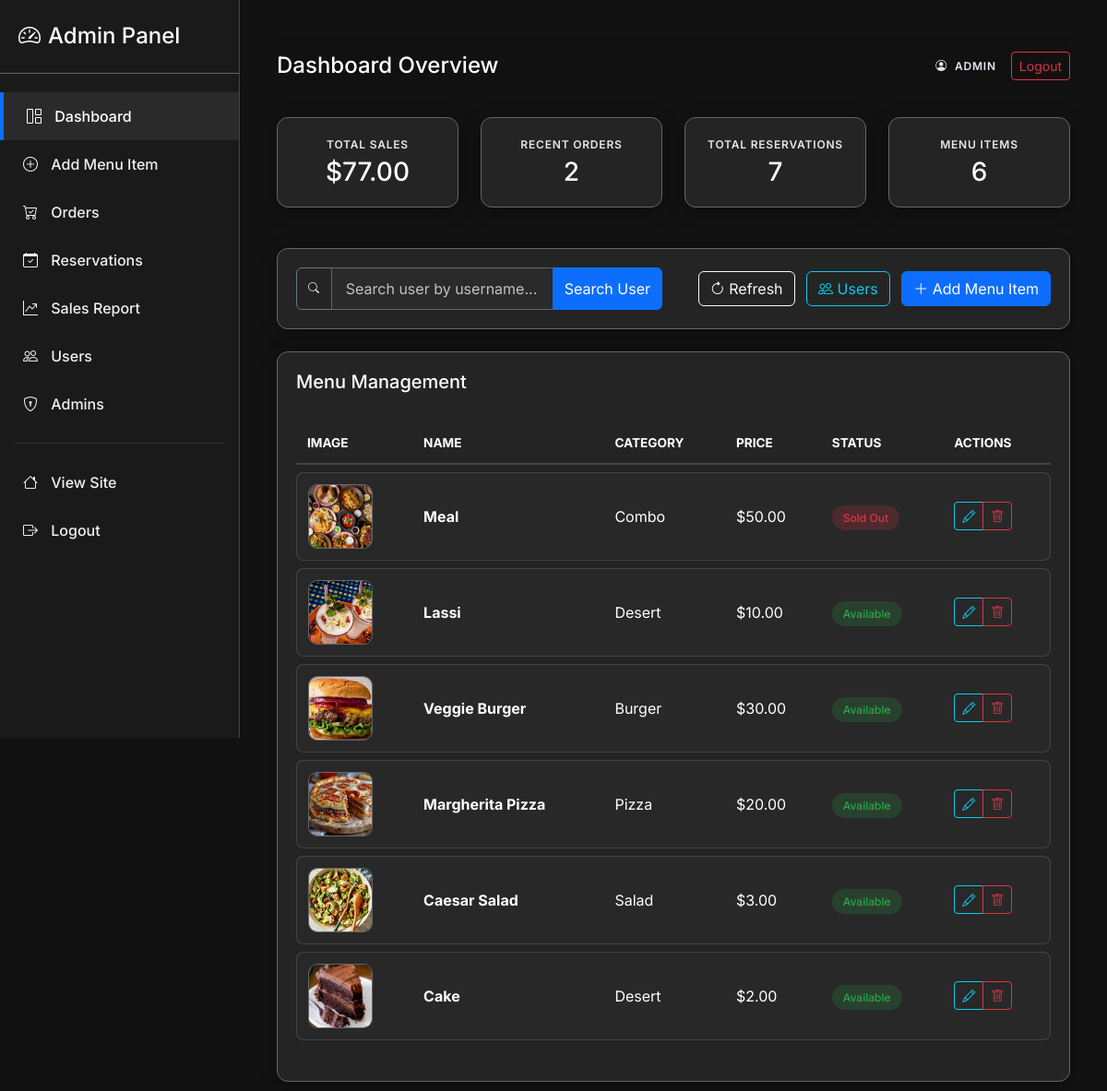
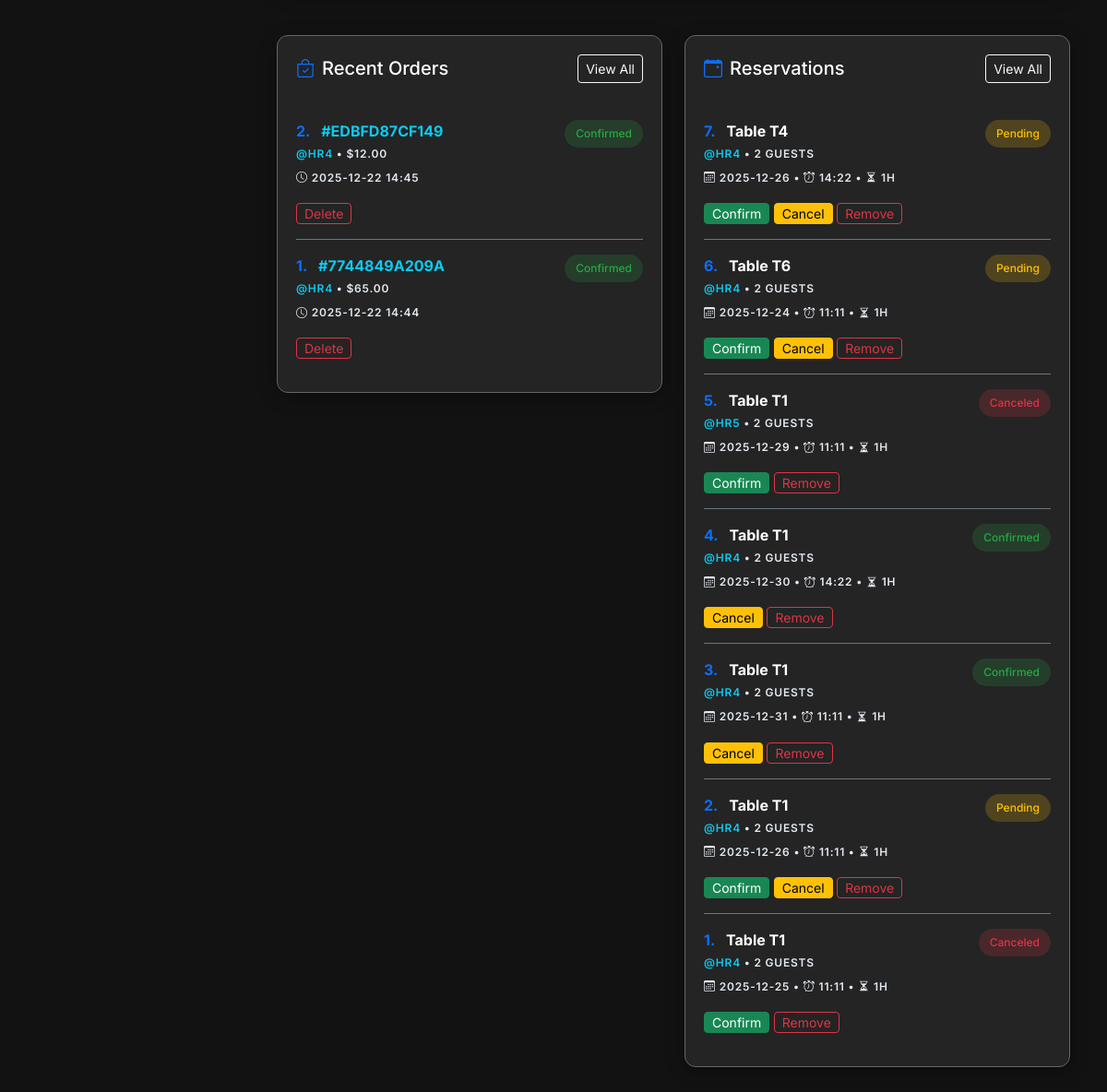
Page /admin (signed in) on the earlier database version (2 pictures, top to bottom).
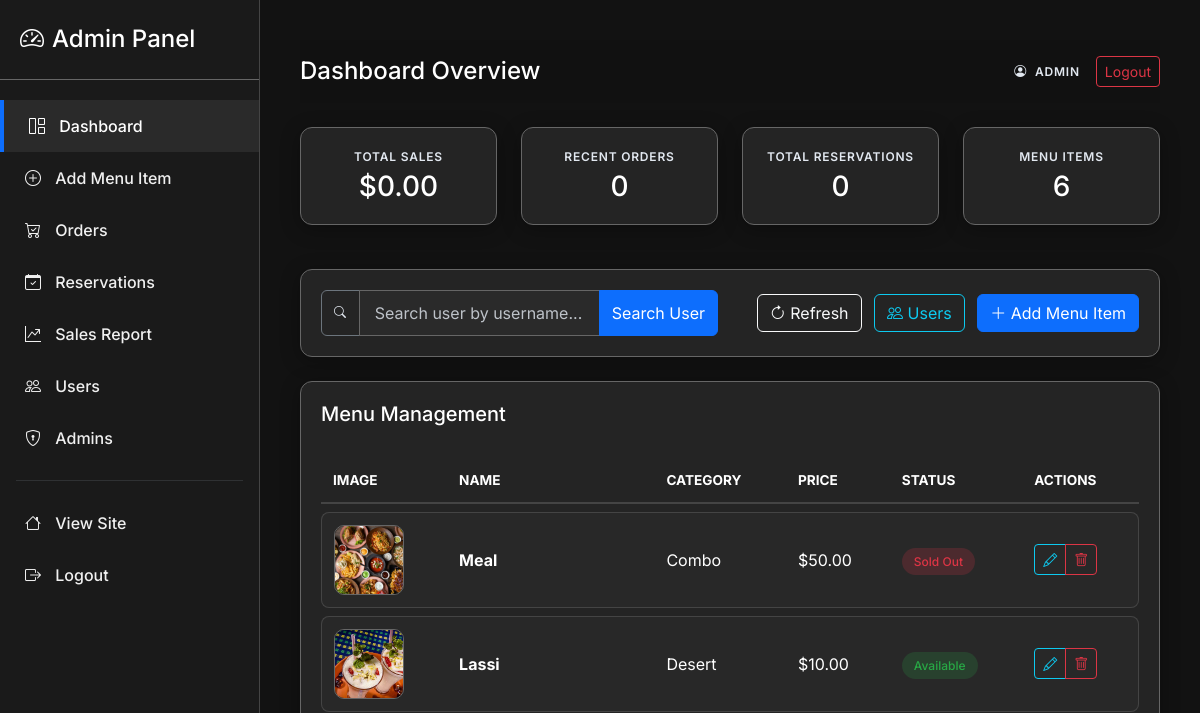
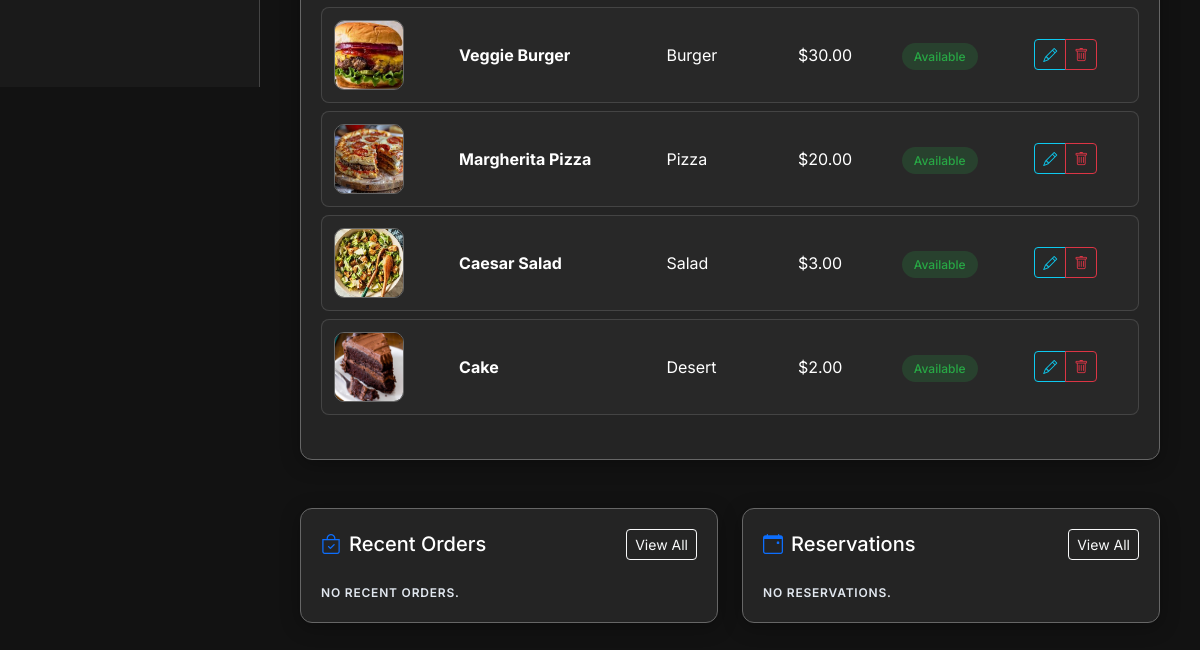
Same page on the later database version (2 pictures, top to bottom).
### app.py (models this page shows, shortened)
class MenuItem(db.Model):
    id = db.Column(db.Integer, primary_key=True)
    name = db.Column(db.String(150), nullable=False)
    price = db.Column(db.Float, nullable=False, default=0.0)
    category = db.Column(db.String(100), nullable=True)
    ingredients = db.Column(db.String(400), nullable=True)
    availability = db.Column(db.Boolean, default=True)  # NOTE: matches templates
    image = db.Column(db.String(300), nullable=True)
    ratings = db.relationship('Rating', backref='menu_item', lazy=True, cascade="all, delete-orphan")
    def get_average_rating(self):
        if not self.ratings:
            return 0
        return round(sum(r.score for r in self.ratings) / len(self.ratings), 1)

class Order(db.Model):
    id = db.Column(db.Integer, primary_key=True)
    unique_order_number = db.Column(db.String(12), unique=True, nullable=False, default=lambda: str(uuid.uuid4().hex[:12]).upper())
    user_id = db.Column(db.Integer, db.ForeignKey('user.id'), nullable=False)
    items = db.Column(db.Text, nullable=False)
    total = db.Column(db.Float, nullable=False)
    status = db.Column(db.String(50), default='Placed')
    phone = db.Column(db.String(50), nullable=False)
    address_district = db.Column(db.String(100), nullable=False)
    address_city = db.Column(db.String(100), nullable=False)
    address_street = db.Column(db.String(255), nullable=False)
    created_at = db.Column(db.DateTime, default=datetime.utcnow)
    items_parsed = db.Column(db.PickleType)

class User(db.Model):
    id = db.Column(db.Integer, primary_key=True)
    username = db.Column(db.String(120), unique=True, nullable=False)
    member_id = db.Column(db.String(20), unique=True) # Custom ID
    email = db.Column(db.String(200), unique=True)
    password = db.Column(db.String(255), nullable=False)
    full_name = db.Column(db.String(200))
    phone = db.Column(db.String(50))
    address_district = db.Column(db.String(100))
    address_city = db.Column(db.String(100))
    address_street = db.Column(db.String(200))
    profile_image = db.Column(db.String(200))  # image filename
    reset_token = db.Column(db.String(100), nullable=True)
    reset_token_expiry = db.Column(db.DateTime, nullable=True)
    is_admin = db.Column(db.Boolean, default=False)
    email_verified = db.Column(db.Boolean, default=False)
    email_verification_code = db.Column(db.String(10), nullable=True)
    created_at = db.Column(db.DateTime, default=datetime.utcnow)
    orders = db.relationship('Order', backref='user', lazy=True)
    reservations = db.relationship('Reservation', backref='user', lazy=True)

class Reservation(db.Model):
    id = db.Column(db.Integer, primary_key=True)
    unique_reservation_number = db.Column(db.String(12), unique=True, nullable=False, default=lambda: str(uuid.uuid4().hex[:12]).upper())
    user_id = db.Column(db.Integer, db.ForeignKey('user.id'), nullable=False)
    date = db.Column(db.String(50), nullable=False)
    time = db.Column(db.String(50), nullable=False)  # Start time (HH:MM)
    duration = db.Column(db.Integer, nullable=False)  # Duration in hours
    guests = db.Column(db.Integer, nullable=False)
    table_no = db.Column(db.String(50), nullable=False)
    status = db.Column(db.String(20), default="Pending")
    created_at = db.Column(db.DateTime, default=datetime.utcnow)

### app.py (the view)
@app.route('/admin')
@admin_required
def admin_index():
    items = MenuItem.query.order_by(MenuItem.id.desc()).all()
    orders = Order.query.order_by(Order.created_at.desc()).all()
    reservations = Reservation.query.order_by(Reservation.created_at.desc()).all()
    for o in orders:
        try:
            o.items_parsed = json.loads(o.items)
        except:
            o.items_parsed = []
    total_sales = db.session.query(db.func.sum(Order.total)).scalar() or 0
    return render_template('admin/index.html', items=items, orders=orders, reservations=reservations, total_sales=total_sales)

### templates/admin/index.html (shortened to what this page needs)
{% extends 'admin/admin_base.html' %}
{% block admin_title %}Dashboard Overview{% endblock %}
{% block content %}
<div class="row g-4 mb-4">
  <div class="col-md-3">
    <div class="glass-card text-center">
      <div class="text-muted small mb-1">Total Sales</div>
      <h3 class="mb-0 text-white">${{ '%.2f'|format(total_sales) }}</h3>
    </div>
  </div>
  <div class="col-md-3">
    <div class="glass-card text-center">
      <div class="text-muted small mb-1">Recent Orders</div>
      <h3 class="mb-0 text-white">{{ orders|length }}</h3>
    </div>
  </div>
  <div class="col-md-3">
    <div class="glass-card text-center">
      <div class="text-muted small mb-1">Total Reservations</div>
      <h3 class="mb-0 text-white">{{ reservations|length }}</h3>
    </div>
  </div>
  <div class="col-md-3">
    <div class="glass-card text-center">
      <div class="text-muted small mb-1">Menu Items</div>
      <h3 class="mb-0 text-white">{{ items|length }}</h3>
    </div>
  </div>
</div>
<div class="glass-card mb-4">
  <div class="row align-items-center">
    <div class="col-md-6">
      <div class="input-group">
        <span class="input-group-text bg-transparent border-secondary text-muted"><i class="bi bi-search"></i></span>
        <input type="text" id="searchUsername" class="form-control admin-input"
          placeholder="Search user by username...">
        <button class="btn btn-primary" onclick="searchUser()">Search User</button>
      </div>
    </div>
    <div class="col-md-6 text-md-end mt-3 mt-md-0">
      <a class="btn btn-outline-light me-2" href="{{ url_for('admin_index') }}"><i class="bi bi-arrow-clockwise"></i>
        Refresh</a>
      <a class="btn btn-outline-info me-2" href="{{ url_for('admin_users') }}"><i class="bi bi-people"></i> Users</a>
      <a class="btn btn-primary" href="{{ url_for('admin_add_menu') }}"><i class="bi bi-plus-lg"></i> Add Menu Item</a>
    </div>
  </div>
</div>
<div class="glass-card">
  <div class="d-flex justify-content-between align-items-center mb-4">
    <h5 class="mb-0 text-white">Menu Management</h5>
  </div>
  <div class="table-responsive">
    <table class="admin-table">
      <thead>
        <tr>
          <th>Image</th>
          <th>Name</th>
          <th>Category</th>
          <th>Price</th>
          <th>Status</th>
          <th>Actions</th>
        </tr>
      </thead>
      <tbody>
        {% for it in items %}
        <tr>
          <td>
            <img
              src="{{ it.image and url_for('static', filename='uploads/' ~ it.image) or url_for('static', filename='img/placeholder.jpg') }}"
              class="admin-img-thumb" alt="{{ it.name }}">
          </td>
          <td><span class="fw-bold">{{ it.name }}</span></td>
          <td>{{ it.category }}</td>
          <td>${{ '%.2f'|format(it.price) }}</td>
          <td>
            {% if it.availability %}
            <span class="badge-admin badge-admin-success">Available</span>
            {% else %}
            <span class="badge-admin badge-admin-danger">Sold Out</span>
            {% endif %}
          </td>
          <td>
            <div class="btn-group">
              <a class="btn btn-sm btn-outline-info" href="{{ url_for('admin_edit_menu', item_id=it.id) }}"><i
                  class="bi bi-pencil"></i></a>
              <a class="btn btn-sm btn-outline-danger" href="{{ url_for('admin_delete_menu', item_id=it.id) }}"
                onclick="handlePremiumConfirm(event, 'Delete this item?', this, 'Confirm Deletion', 'bi-trash')"><i
                  class="bi bi-trash"></i></a>
            </div>
          </td>
        </tr>
        {% endfor %}
      </tbody>
    </table>
  </div>
</div>
<div class="row g-4 mt-4">
  <div class="col-lg-6">
    <div class="glass-card">
      <div class="d-flex justify-content-between align-items-center mb-4">
        <h5 class="mb-0 text-white"><i class="bi bi-bag-check me-2 text-primary"></i>Recent Orders</h5>
        <a href="{{ url_for('admin_orders') }}" class="btn btn-sm btn-outline-light">View All</a>
      </div>
      <div class="list-group list-group-flush bg-transparent">
        {% for o in orders[:8] %}
        <div class="list-group-item bg-transparent border-secondary text-light px-0 py-3">
          <div class="d-flex justify-content-between align-items-start">
            <div>
              <div class="fw-bold text-white mb-1">
                <span class="text-primary me-2">{{ orders|length - loop.index0 }}.</span>
                <a href="javascript:void(0);" onclick="openOrderModal({{ o.id }})"
                  class="text-info text-decoration-none">
                  #{{ o.unique_order_number or o.id }}
                </a>
              </div>
              <div class="small text-muted">
                {% if o.user %}
                <a class="text-info text-decoration-none" href="javascript:void(0);"
                  onclick="openUserModal('{{ o.user.username }}')">@{{ o.user.username }}</a>
                {% else %}Anon{% endif %}
                &bull; ${{ '%.2f'|format(o.total) }}
              </div>
            </div>
            <span class="badge-admin
              {% if o.status == 'Confirmed' %}badge-admin-success
              {% elif o.status == 'Paid' %}badge-admin-info
              {% else %}badge-admin-warning{% endif %}">
              {{ o.status }}
            </span>
          </div>
          <div class="small mt-2 text-muted"><i class="bi bi-clock me-1"></i>{{ o.created_at.strftime('%Y-%m-%d %H:%M')
            }}</div>
          <div class="mt-3">
            <a class="btn btn-sm btn-outline-danger py-0 px-2 small"
              href="{{ url_for('admin_delete_order', order_id=o.id, sl=orders|length - loop.index0) }}"
              onclick="handlePremiumConfirm(event, 'Delete order?', this, 'Confirm Delete', 'bi-exclamation-triangle')">Delete</a>
          </div>
        </div>
        {% else %}
        <div class="text-muted small">No recent orders.</div>
        {% endfor %}
      </div>
    </div>
  </div>
  <div class="col-lg-6">
    <div class="glass-card">
      <div class="d-flex justify-content-between align-items-center mb-4">
        <h5 class="mb-0 text-white"><i class="bi bi-calendar-event me-2 text-primary"></i>Reservations</h5>
        <a href="{{ url_for('admin_reservations') }}" class="btn btn-sm btn-outline-light">View All</a>
      </div>
      <div class="list-group list-group-flush bg-transparent">
        {% for r in reservations[:8] %}
        <div class="list-group-item bg-transparent border-secondary text-light px-0 py-3">
          <div class="d-flex justify-content-between align-items-start">
            <div>
              <div class="fw-bold text-white mb-1">
                <span class="text-primary me-2">{{ reservations|length - loop.index0 }}.</span> Table {{ r.table_no }}
              </div>
              <div class="small text-muted">
                {% if r.user %}
                <a class="text-info text-decoration-none" href="javascript:void(0);"
                  onclick="openUserModal('{{ r.user.username }}')">@{{ r.user.username }}</a>
                {% else %}Anon{% endif %}
                &bull; {{ r.guests }} Guests
              </div>
            </div>
            <span
              class="badge-admin {% if r.status == 'Canceled' %}badge-admin-danger{% elif r.status == 'Pending' %}badge-admin-warning{% else %}badge-admin-success{% endif %}">
              {{ r.status }}
            </span>
          </div>
          <div class="small mt-2 text-muted">
            <i class="bi bi-calendar3 me-1"></i>{{ r.date }} &bull; <i class="bi bi-alarm me-1"></i>{{ r.time }} &bull;
            <i class="bi bi-hourglass-split me-1"></i>{{ r.duration }}h
          </div>
          <div class="mt-3">
            {% if r.status != 'Confirmed' %}
            <a class="btn btn-sm btn-success py-0 px-2 small"
              href="{{ url_for('admin_confirm_reservation', res_id=r.id) }}">Confirm</a>
            {% endif %}
            {% if r.status != 'Canceled' %}
            <a class="btn btn-sm btn-warning py-0 px-2 small"
              href="{{ url_for('admin_cancel_reservation', res_id=r.id) }}">Cancel</a>
            {% endif %}
            <a class="btn btn-sm btn-outline-danger py-0 px-2 small"
              href="{{ url_for('admin_remove_reservation', res_id=r.id) }}"
              onclick="handlePremiumConfirm(event, 'Permanently remove this reservation?', this, 'Remove', 'bi-trash')">Remove</a>
          </div>
        </div>
        {% else %}
        <div class="text-muted small">No reservations.</div>
        {% endfor %}
      </div>
    </div>
  </div>
</div>
{% endblock %}

### templates/admin/admin_base.html (shortened to what this page needs)
<!doctype html>
<html lang="en">
<head>
    <link href="https://cdn.jsdelivr.net/npm/bootstrap@5.3.2/dist/css/bootstrap.min.css" rel="stylesheet">
    <link rel="stylesheet" href="https://cdn.jsdelivr.net/npm/bootstrap-icons@1.11.1/font/bootstrap-icons.css">
    <link rel="stylesheet" href="{{ url_for('static', filename='css/admin.css') }}">
</head>
<body class="admin-body">
    <div id="admin-wrapper">
        <nav id="sidebar">
            <div class="sidebar-header">
                <h4 class="mb-0"><i class="bi bi-speedometer2 me-2"></i>Admin Panel</h4>
            </div>
            <ul class="list-unstyled components">
                <li class="{% if request.endpoint == 'admin_index' %}active{% endif %}">
                    <a href="{{ url_for('admin_index') }}"><i class="bi bi-grid-1x2"></i> Dashboard</a>
                </li>
                <li class="{% if request.endpoint == 'admin_add_menu' %}active{% endif %}">
                    <a href="{{ url_for('admin_add_menu') }}"><i class="bi bi-plus-circle"></i> Add Menu Item</a>
                </li>
                <li class="{% if request.endpoint == 'admin_orders' %}active{% endif %}">
                    <a href="{{ url_for('admin_orders') }}"><i class="bi bi-cart-check"></i> Orders</a>
                </li>
                <li class="{% if request.endpoint == 'admin_reservations' %}active{% endif %}">
                    <a href="{{ url_for('admin_reservations') }}"><i class="bi bi-calendar-check"></i> Reservations</a>
                </li>
                <li class="{% if request.endpoint == 'sales_report' %}active{% endif %}">
                    <a href="{{ url_for('sales_report') }}"><i class="bi bi-graph-up-arrow"></i> Sales Report</a>
                </li>
                <li class="{% if request.endpoint == 'admin_users' %}active{% endif %}">
                    <a href="{{ url_for('admin_users') }}"><i class="bi bi-people"></i> Users</a>
                </li>
                <li class="{% if request.endpoint == 'admin_admins' %}active{% endif %}">
                    <a href="{{ url_for('admin_admins') }}"><i class="bi bi-shield-lock"></i> Admins</a>
                </li>
                <hr class="mx-3 border-secondary">
                <li>
                    <a href="{{ url_for('index') }}"><i class="bi bi-house"></i> View Site</a>
                </li>
                <li>
                    <a href="{{ url_for('admin_logout') }}"><i class="bi bi-box-arrow-right"></i> Logout</a>
                </li>
            </ul>
        </nav>
        <div id="content">
            <nav class="navbar navbar-expand-lg navbar-dark sticky-top mb-4">
                <div class="container-fluid p-0">
                    <h4 class="mb-0">{% block admin_title %}{% endblock %}</h4>
                    <div class="ms-auto d-flex align-items-center">
                        <span class="text-muted small me-3"><i class="bi bi-person-circle me-1"></i> Admin</span>
                        <a href="{{ url_for('admin_logout') }}" class="btn btn-sm btn-outline-danger">Logout</a>
                    </div>
                </div>
            </nav>
            {% block content %}{% endblock %}
        </div>
    </div>
</body>
</html>

Differences in the rows shown:
removed Order: index0 "2", unique_order_number "EDBFD87CF149", user.username "HR4", total "12.00", status "Confirmed", created_at "2025-12-22 14:45"
removed Order: index0 "1", unique_order_number "7744849A209A", user.username "HR4", total "65.00", status "Confirmed", created_at "2025-12-22 14:44"
removed Reservation: index0 "7", table_no "T4", user.username "HR4", guests "2", status "Pending", date "2025-12-26", time "14:22", duration "1"
removed Reservation: index0 "6", table_no "T6", user.username "HR4", guests "2", status "Pending", date "2025-12-24", time "11:11", duration "1"
removed Reservation: index0 "5", table_no "T1", user.username "HR5", guests "2", status "Canceled", date "2025-12-29", time "11:11", duration "1"
removed Reservation: index0 "4", table_no "T1", user.username "HR4", guests "2", status "Confirmed", date "2025-12-30", time "14:22", duration "1"
removed Reservation: index0 "3", table_no "T1", user.username "HR4", guests "2", status "Confirmed", date "2025-12-31", time "11:11", duration "1"
removed Reservation: index0 "2", table_no "T1", user.username "HR4", guests "2", status "Pending", date "2025-12-26", time "11:11", duration "1"
removed Reservation: index0 "1", table_no "T1", user.username "HR4", guests "2", status "Canceled", date "2025-12-25", time "11:11", duration "1"
Other differences:
{{ '%.2f'|format(total_sales) }}: "77.00" → "0.00"
{{ orders|length }}: "2" → "0"
{{ reservations|length }}: "7" → "0"
text now shown: "NO RECENT ORDERS. NO RESERVATIONS."
